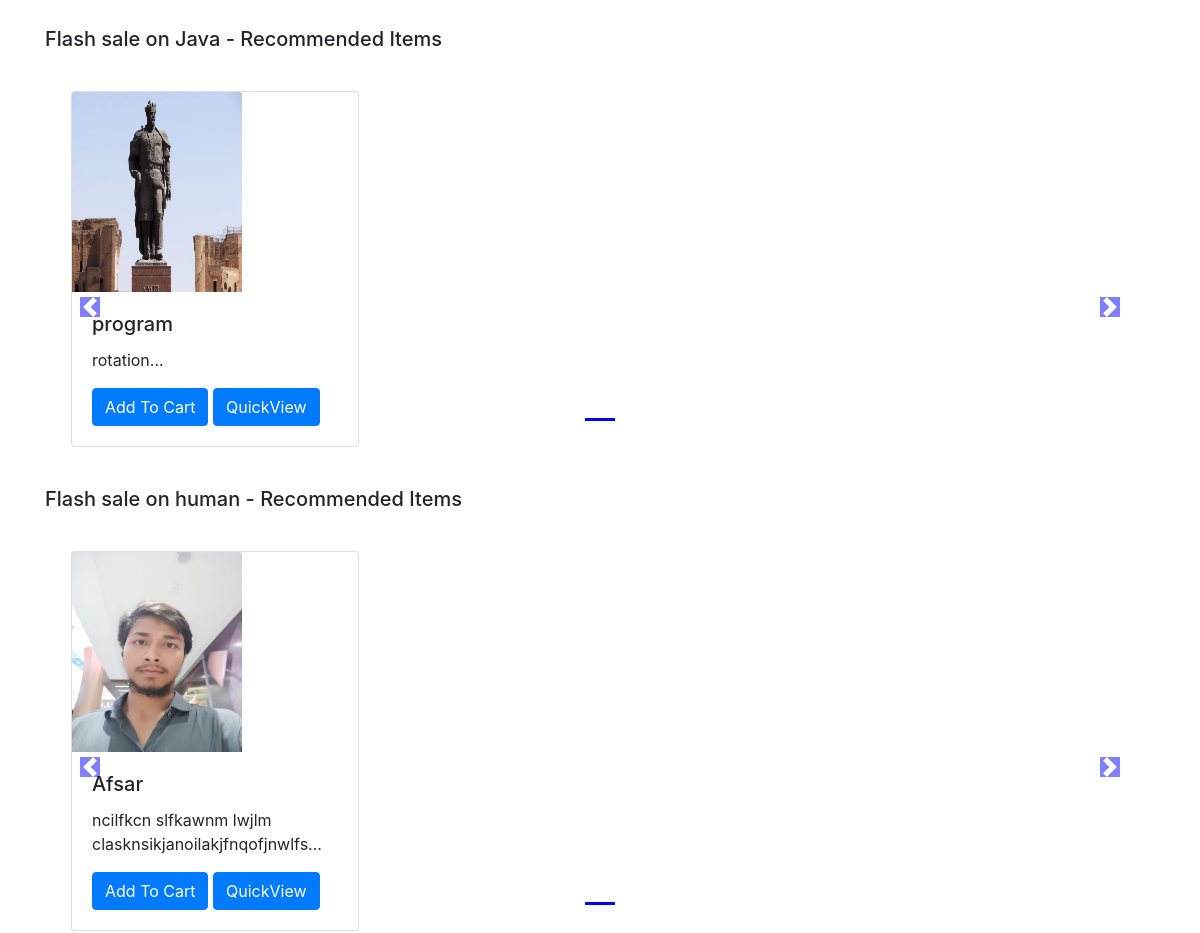
The app's page /shop/ (middle part), older data.
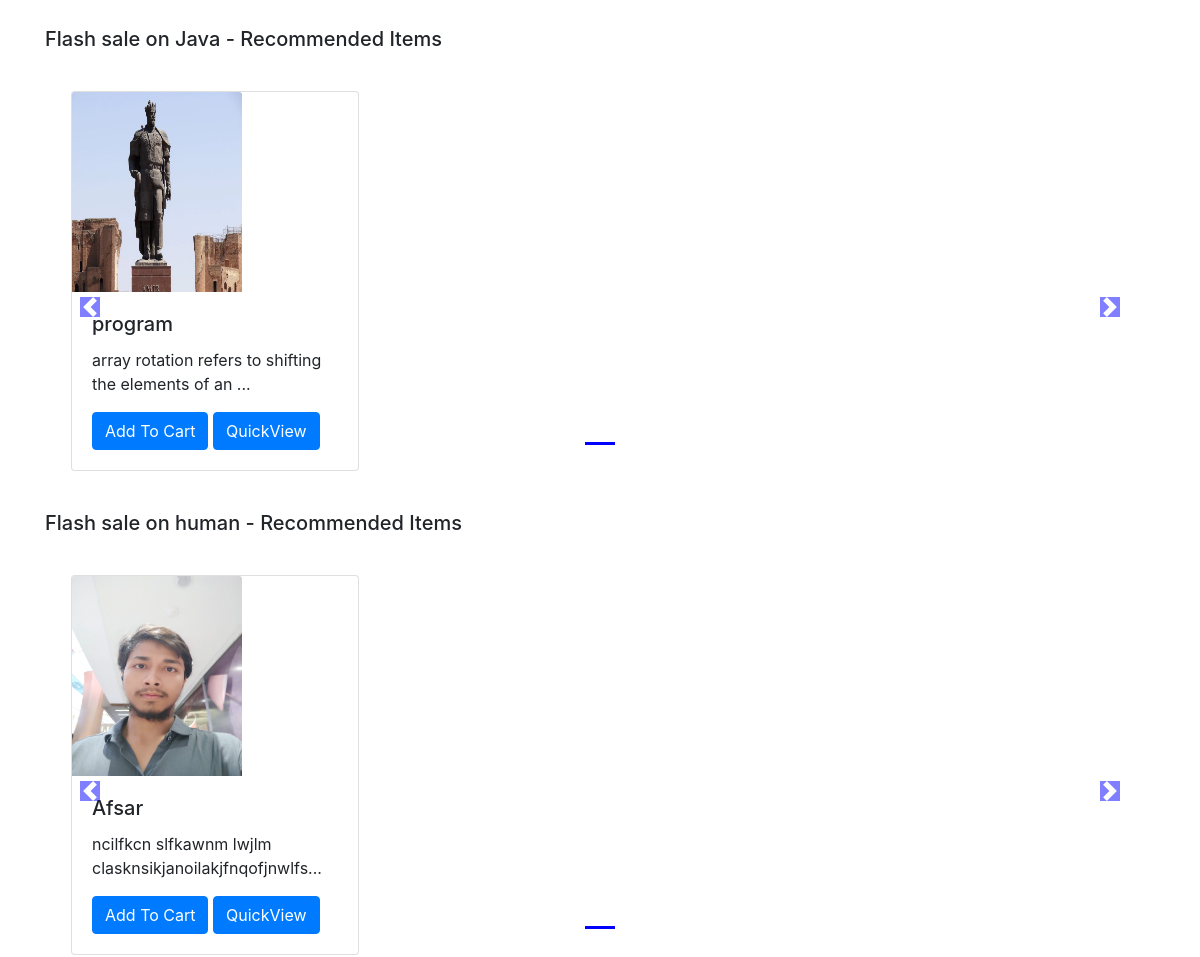
The same page, newer data.
### shop/models.py (models this page shows)
class Product(models.Model):
    product_id = models.AutoField
    product_name = models.CharField(max_length=50)
    category = models.CharField(max_length=50, default="")
    subcategory = models.CharField(max_length=50, default="")
    price = models.IntegerField(default=0)
    desc = models.CharField(max_length=300)
    pub_date = models.DateField()
    image = models.ImageField(upload_to="shop/watch", default="")
    def __str__(self):
        return self.product_name

### shop/views.py (the view)
# urls.py: path("", views.index, name="ShopHome"),
def index(request):
    products = Product.objects.all()
    print(products)
    n = len(products)
    allProds = []
    catprods = Product.objects.values('category', 'id')
    cats = {item['category'] for item in catprods}
    for cat in cats:
        prod = Product.objects.filter(category=cat)
        n = len(prod)
        nSlides = n // 4 + ceil((n / 4) - (n // 4))
        allProds.append([prod, range(1, nSlides), nSlides])
        params = {'allProds': allProds}
    return render(request, 'shop/index.html', params)

### shop/templates/shop/index.html (shortened to what this page needs)
{% extends 'shop/basic.html' %}
{% block body %}
  {% load static %}
<div class="container">
    {% for product, range, nSlides in allProds %}
    <h5 class="my-4">Flash sale on {{product.0.category}} - Recommended Items</h5>
    <div class="row">
  <div id="demo{{forloop.counter}}" class="col carousel slide my-3" data-ride="carousel">
   <ul class="carousel-indicators">
    <li data-target="#demo{{forloop.counter}}" data-slide-to="0" class="active"></li>
   </ul>
   <div class="container carousel-inner no-padding">
     <div class="carousel-item active">
       {% for i in product %}
       <div class="col-xs-3 col-sm-3 col-md-3">
          <div class="card" style="width: 18rem;">
            <img src='/media/{{i.image}}' class="card-img-top" alt="...">
            <div class="card-body">
              <h5 class="card-title">{{i.product_name}}</h5>
              <p class="card-text">{{i.desc|slice:"0:53"}}...</p>
              <button id="pr{{i.id}}" class="btn btn-primary cart">Add To Cart</button>
              <a href="/shop/products/{{i.id}}"><button id="qv{{i.id}}" class="btn btn-primary cart">QuickView</button></a>
            </div>
          </div>
       </div>
         {% endfor %}
        </div>
   </div>
  </div>
      <a class="carousel-control-prev" href="#demo{{forloop.counter}}" data-slide="prev">
        <span class="carousel-control-prev-icon"></span>
      </a>
      <a class="carousel-control-next" href="#demo{{forloop.counter}}" data-slide="next">
        <span class="carousel-control-next-icon"></span>
      </a>
        </div>
    {% endfor %}
    </div>
{% endblock %}

### shop/templates/shop/basic.html (shortened to what this page needs)
<!doctype html>
<html lang="en">
  <head>
    <link rel="stylesheet" href="https://cdn.jsdelivr.net/npm/bootstrap@4.2.1/dist/css/bootstrap.min.css">
  </head>
  <body>
  {% block body%} {% endblock %}
  </body>
</html>

Row changes from the older to the newer data that the page shows:
changed Product "program": desc "rotation" → "array rotation refers to shifting the elements of an"
